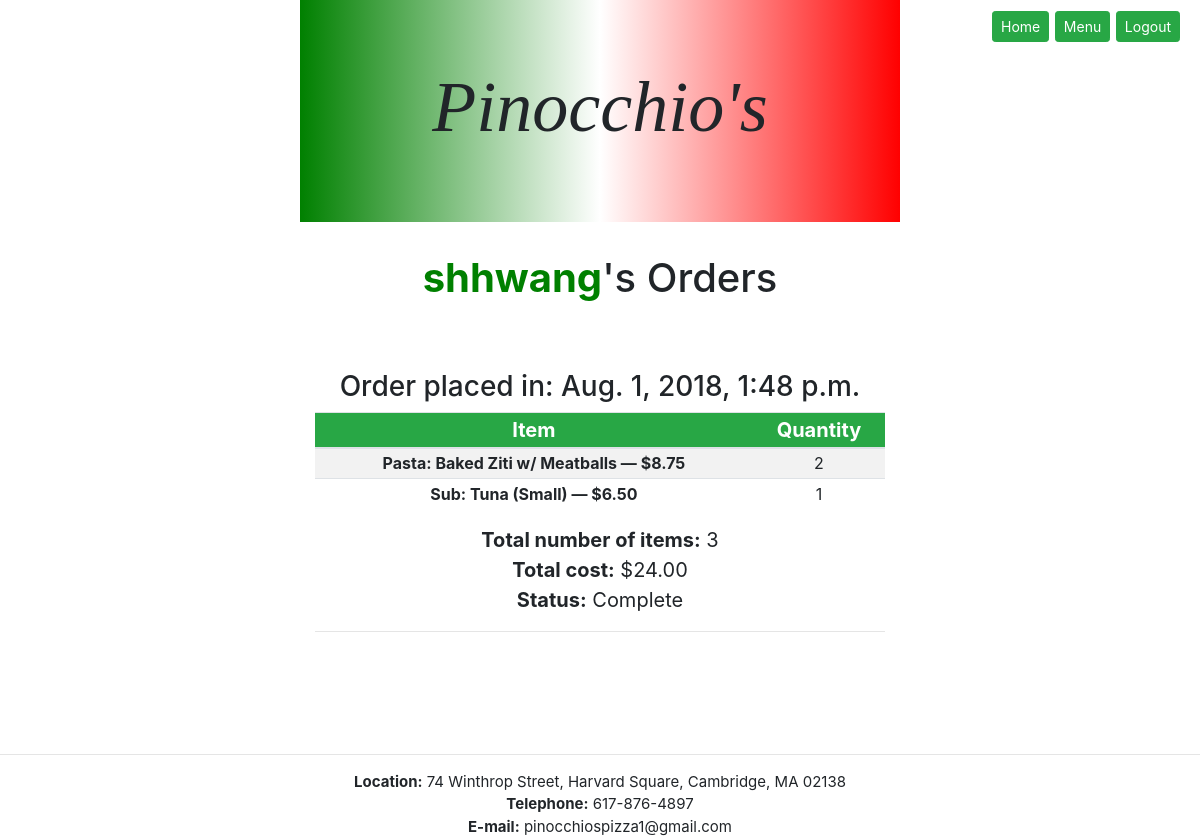
/myorder (signed in), run on an earlier commit of the app's database.
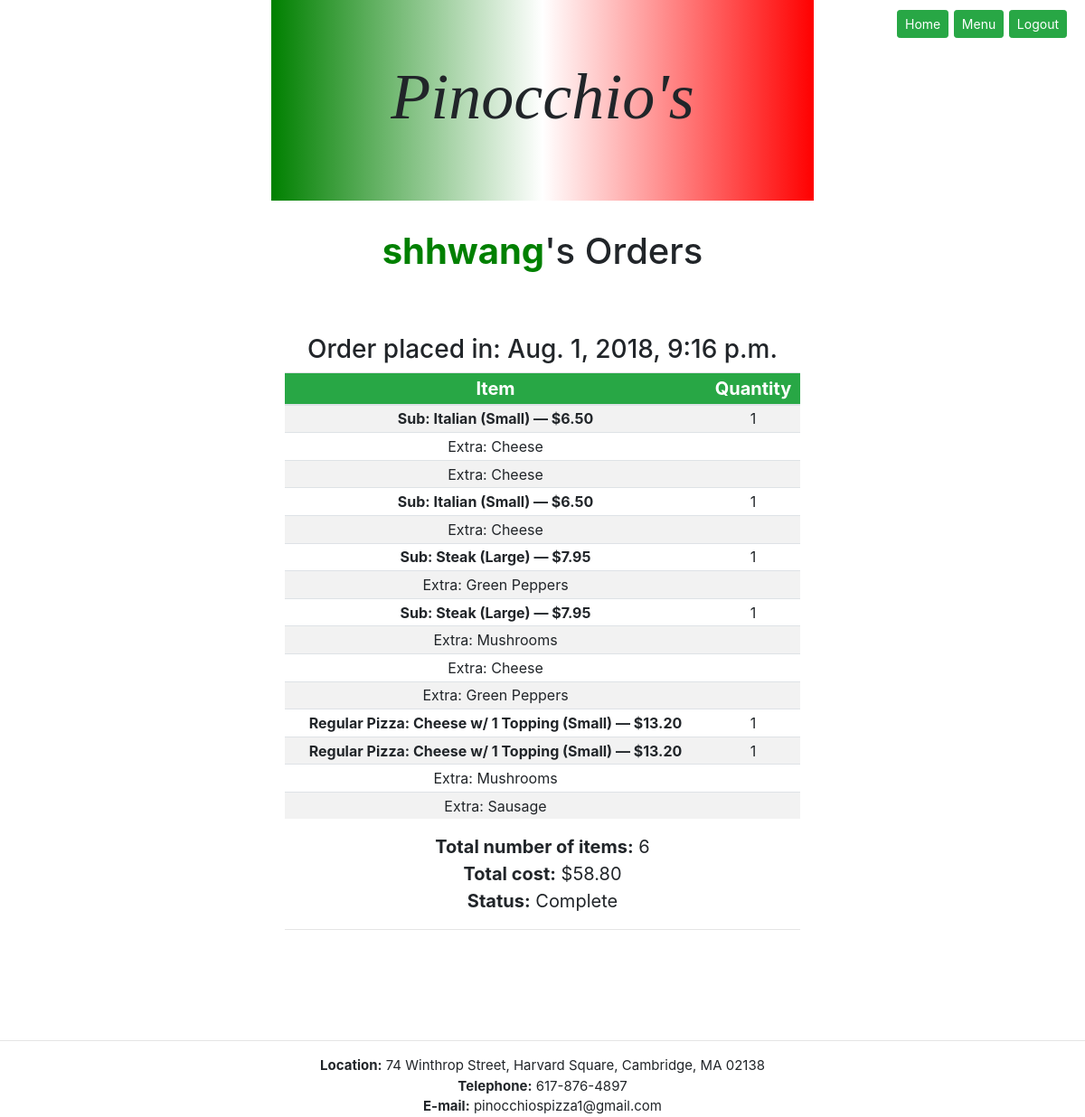
And on a later commit of the database.
### orders/models.py (models this page shows, shortened)
class Order(models.Model):
    STATUS_CHOICES = (
        ("Pending", "Pending"),
        ("Complete", "Complete")
    )
    user = models.ForeignKey(User, on_delete=models.CASCADE, related_name = "orders")
    created = models.DateTimeField(auto_now_add=True)
    count = models.PositiveIntegerField(default=0)
    total = models.DecimalField(max_digits=7, default=0, decimal_places=2)
    status = models.CharField(max_length=10, choices=STATUS_CHOICES, default="Pending")

class OrderEntry(models.Model):
    item = models.ForeignKey(Menu, on_delete=models.CASCADE)
    order = models.ForeignKey(Order, on_delete=models.CASCADE)
    quantity = models.PositiveIntegerField(default=0)
    class Meta:
        verbose_name = 'Order Entry'
        verbose_name_plural = 'Order Entries'

class Menu(models.Model):
    FOOD_CHOICES = (
        ('RegularPizza', 'Regular Pizza'),
        ('SicilianPizza', 'Sicilian Pizza'),
        ("Sub", 'Sub'),
        ("Salad", 'Salad'),
        ("Pasta", 'Pasta'),
        ("DinnerPlatter", 'Dinner Platter')
    )
    SIZE_CHOICES = (
        ("Small", "Small"),
        ("Large", "Large")
    )
    category = models.CharField(max_length=20, choices=FOOD_CHOICES)
    name = models.CharField(max_length=200)
    size = models.CharField(max_length=6, choices=SIZE_CHOICES, null=True, blank=True)
    topping = models.PositiveIntegerField(default=0)
    price = models.DecimalField(max_digits=5, decimal_places=2)
    def __str__(self):
        if self.size is not None:
            return f"{self.get_category_display()}: {self.name} ({self.size}) — ${self.price}"
        else:
            return f"{self.get_category_display()}: {self.name} — ${self.price}"

class SubTopping_OrderEntry(models.Model):
    orderentry = models.ForeignKey(OrderEntry, on_delete=models.CASCADE)
    topping = models.ForeignKey(SubTopping, on_delete=models.CASCADE, related_name="order_topping")
    class Meta:
        verbose_name = 'Sub Topping Order Entry'
        verbose_name_plural = 'Sub Topping Order Entries'

class SubTopping(models.Model):
    name=models.CharField(max_length=50)
    price=models.DecimalField(max_digits=4, default=0.50, decimal_places=2)
    class Meta:
        verbose_name = "Sub Topping"
        verbose_name_plural = "Sub Toppings"
    def __str__(self):
        return f"{self.name}"

class PizzaTopping_OrderEntry(models.Model):
    orderentry = models.ForeignKey(OrderEntry, on_delete=models.CASCADE)
    topping = models.ForeignKey(PizzaTopping, on_delete=models.CASCADE, related_name="order_topping")
    class Meta:
        verbose_name = 'Pizza Topping Order Entry'
        verbose_name_plural = 'Pizza Topping Order Entries'

class PizzaTopping(models.Model):
    name=models.CharField(max_length=50)
    class Meta:
        verbose_name = "Pizza Topping"
        verbose_name_plural = "Pizza Toppings"
    def __str__(self):
        return f"{self.name}"

### orders/views.py (the view)
# urls.py: path("myorder", views.my_order_view, name="myorder"),
def my_order_view(request):
    if not request.user.is_authenticated:
        return HttpResponseRedirect(reverse("index"))
    elif request.user.is_superuser:
        return HttpResponseRedirect(reverse("index"))
    else:
        user = request.user
        if(Order.objects.filter(user = user).exists()):
            orders = Order.objects.filter(user = user)
            orderentry = OrderEntry.objects.filter(order__in = orders)
            pztoppingentry = PizzaTopping_OrderEntry.objects.filter(orderentry__in = orderentry)
            subtoppingentry = SubTopping_OrderEntry.objects.filter(orderentry__in = orderentry)
            context = {
                "user": user,
                "orders": orders,
                "orderentry": orderentry,
                "pztoppingentry": pztoppingentry,
                "subtoppingentry": subtoppingentry
            }
            return render(request, "orders/myorder.html", context)
        else:
            return render(request, "orders/error.html", {"message": "You did not order anything from our restaurant yet!"})

### orders/templates/orders/myorder.html (shortened to what this page needs)
{% extends "orders/base.html" %}
{% block heading %}
    <span style="color: green"><b>{{ user.username }}</b></span>'s Orders
{% endblock %}
{% block body %}
{% for order in orders %}
    <br><h3>Order placed in: {{ order.created }}</h3>
        <table class="table table-sm table-striped">
            <thead class="bg-success">
                <tr>
                    <th scope="col">Item</th>
                    <th scope="col">Quantity</th>
                </tr>
            </thead>
            <tbody>
            {% for entry in orderentry %}
                {% if entry.order == order %}
                    <tr>
                        <th scope="row">{{ entry.item }}</th>
                        <td>{{ entry.quantity }}</td>
                    </tr>
                        {% for pz in pztoppingentry %}
                            {% if pz.orderentry == entry %}
                                <tr>
                                    <td>Extra: {{ pz.topping }}</td>
                                    <td></td>
                                </tr>
                            {% endif %}
                        {% endfor %}
                        {% for sub in subtoppingentry %}
                            {% if sub.orderentry == entry %}
                                <tr>
                                    <td>Extra: {{ sub.topping }}</td>
                                    <td></td>
                                </tr>
                            {% endif %}
                        {% endfor %}
                {% endif %}
            {% endfor %}
        </tbody>
    </table>
    <ul>
        <li><b>Total number of items:</b> {{ order.count }}</li>
        <li><b>Total cost:</b> ${{ order.total }} </li>
        <li><b>Status:</b> {{ order.status }}</li>
    </ul>
    <hr>
{% endfor %}
<div id="navfloat">
    <a class="btn btn-success btn-sm" href="{% url 'index' %}" role="button">Home</a>
    <a class="btn btn-success btn-sm" href="{% url 'menu' %}" role="button">Menu</a>
    <a class="btn btn-success btn-sm" href="{% url 'logout' %}" role="button">Logout</a>
</div>
{% endblock %}

What changed in the data, as far as the page shows it:
removed Order: created "Aug. 1, 2018, 1:48 p.m.", count "3", total "24.00", status "Complete"
removed OrderEntry: item "Pasta: Baked Ziti w/ Meatballs — $8.75", quantity "2", shown under "Aug. 1, 2018, 1:48 p.m."
removed OrderEntry: item "Sub: Tuna (Small) — $6.50", quantity "1", shown under "Aug. 1, 2018, 1:48 p.m."
added Order: created "Aug. 1, 2018, 9:16 p.m.", count "6", total "58.80", status "Complete"
added OrderEntry: item "Sub: Italian (Small) — $6.50", quantity "1", shown under "Aug. 1, 2018, 9:16 p.m."
added SubTopping_OrderEntry: topping "Cheese", shown under "Sub: Italian (Small) — $6.50"
added SubTopping_OrderEntry: topping "Cheese", shown under "Sub: Italian (Small) — $6.50"
added OrderEntry: item "Sub: Italian (Small) — $6.50", quantity "1", shown under "Aug. 1, 2018, 9:16 p.m."
added SubTopping_OrderEntry: topping "Cheese", shown under "Sub: Italian (Small) — $6.50"
added OrderEntry: item "Sub: Steak (Large) — $7.95", quantity "1", shown under "Aug. 1, 2018, 9:16 p.m."
added SubTopping_OrderEntry: topping "Green Peppers", shown under "Sub: Steak (Large) — $7.95"
added OrderEntry: item "Sub: Steak (Large) — $7.95", quantity "1", shown under "Aug. 1, 2018, 9:16 p.m."
added SubTopping_OrderEntry: topping "Mushrooms", shown under "Sub: Steak (Large) — $7.95"
added SubTopping_OrderEntry: topping "Cheese", shown under "Sub: Steak (Large) — $7.95"
added SubTopping_OrderEntry: topping "Green Peppers", shown under "Sub: Steak (Large) — $7.95"
added OrderEntry: item "Regular Pizza: Cheese w/ 1 Topping (Small) — $13.20", quantity "1", shown under "Aug. 1, 2018, 9:16 p.m."
added OrderEntry: item "Regular Pizza: Cheese w/ 1 Topping (Small) — $13.20", quantity "1", shown under "Aug. 1, 2018, 9:16 p.m."
added PizzaTopping_OrderEntry: topping "Mushrooms"
added PizzaTopping_OrderEntry: topping "Sausage"
